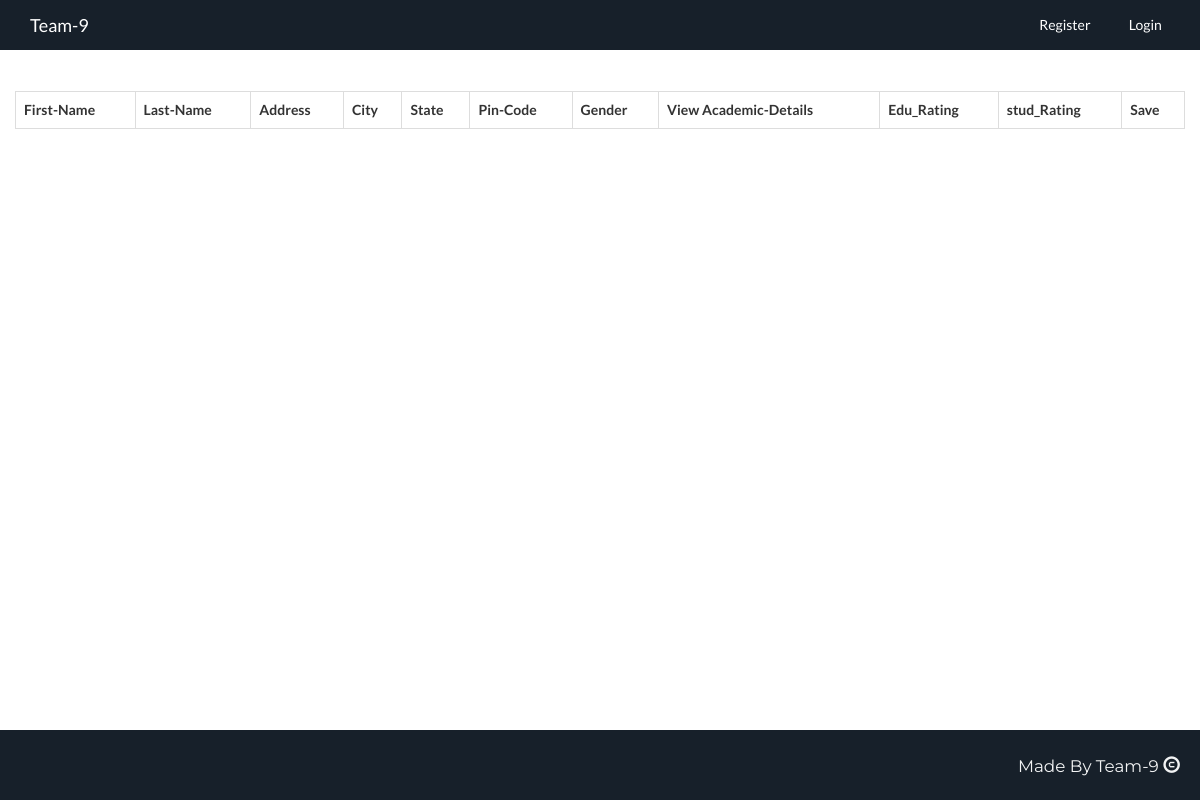
Before: /New/educommitee.php with the older database file.
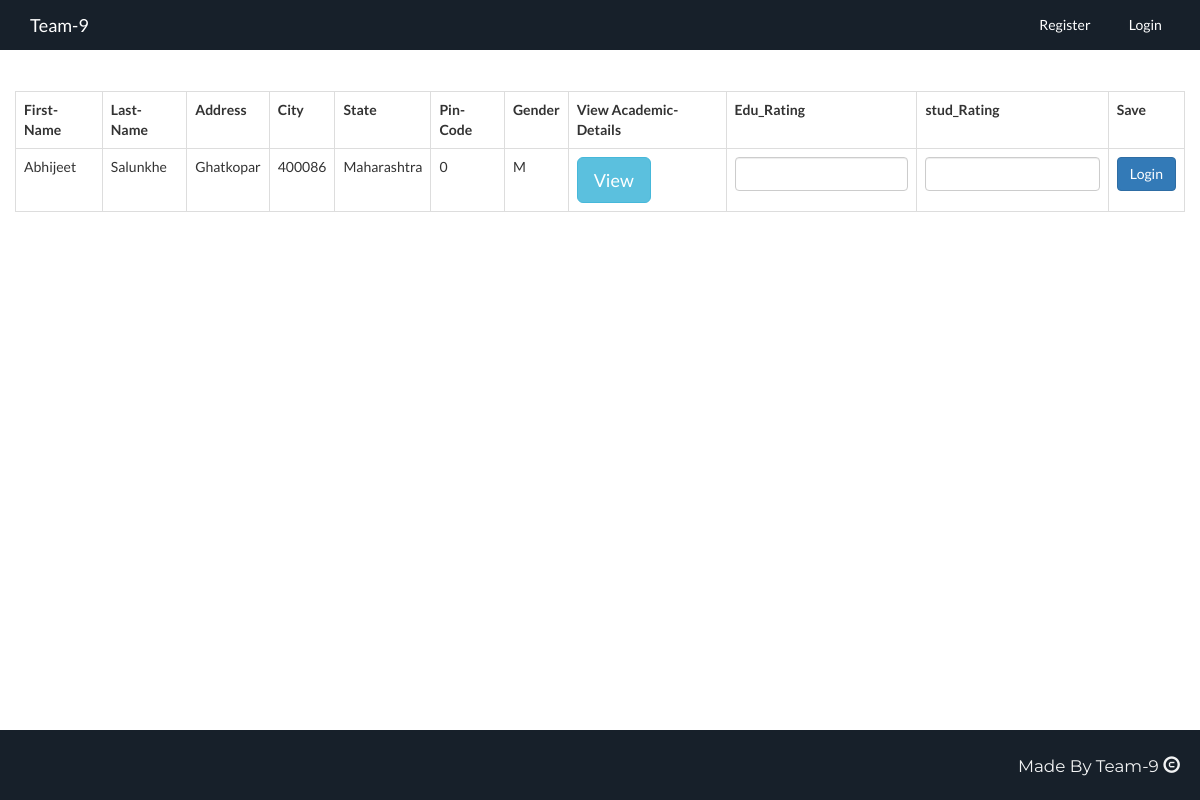
After: the same page with the newer database file.
### tables this page shows
CREATE TABLE `stud_personal_info` (
  `stud_id` int(11) NOT NULL,
  `stud_fname` varchar(30) NOT NULL,
  `stud_mname` varchar(30) NOT NULL,
  `stud_lname` varchar(30) NOT NULL,
  `stud_address` varchar(100) NOT NULL,
  `stud_city` varchar(30) NOT NULL,
  `stud_state` varchar(40) NOT NULL,
  `stud_pincode` int(11) NOT NULL,
  `stud_gender` varchar(1) NOT NULL,
  `stud_caste` varchar(30) NOT NULL,
  `stud_category` varchar(30) NOT NULL,
  `stud_dob` date NOT NULL,
  `stud_mothername` varchar(30) NOT NULL,
  `stud_fathername` varchar(30) NOT NULL,
  `stud_status` int(10) NOT NULL
);

### New/users.php (called while the page is built, shortened)
<?php
function logged_in(){
	return(isset($_SESSION['id'])) ? true : false;
}
?>

### New/educommitee.php (the view, shortened to what this page needs)
<?php
include_once 'header.php';
include_once 'init.php';
?>
<div class="login">
 <div class="col-sm-1"></div>
	  <div class="col-sm-12">
  <?php
 	$PD=" SELECT * FROM `stud_personal_info`";
    if ($PD_query_run=mysqli_query($con,$PD) )
    {
        echo '<table class="table table-bordered">';
		echo '<tr>';
		echo '<th>First-Name</th>';
		echo '<th>Last-Name</th>';
		echo '<th>Address</th>';
		echo '<th>City</th>';
		echo '<th>State</th>';
		echo '<th>Pin-Code </th>';
		echo '<th>Gender </th>';
		echo '<th>View Academic-Details </th>';
		echo '<th>Edu_Rating</th>';
		echo '<th>stud_Rating</th>';
		echo '<th>Save</th>';
		echo '</tr>';
			while ($query_execute=mysqli_fetch_assoc($PD_query_run))
			{
				echo '<tr>';
							echo '<td>'.$query_execute['stud_fname'].'</td>';
							echo '<td>'.$query_execute['stud_lname'].'</td>';
							echo '<td>'.$query_execute['stud_address'].'</td>';
							echo '<td>'.$query_execute['stud_city'].'</td>';
							echo '<td>'.$query_execute['stud_state'].'</td>';
							echo '<td>'.$query_execute['stud_pincode'].'</td>';
							echo '<td>'.$query_execute['stud_gender'].'</td>';
							echo '<td><button type="button" class="btn btn-info btn-lg" data-toggle="modal" data-target="#mymodal">View</button></a></td>';
							echo '<form name="reg" method="get" action="saved.php">';
							echo '<td><input type="text" class="form-control" name="ER"></td>';
							echo '<td><input type="text" class="form-control" name="SR"></td>';
							echo '<td> <input type="submit" class="btn btn-primary" value="Login"></td>';
				echo '</tr>';
			}
	}
		echo '</table>';
  ?>
</div>
   <div class="col-sm-1"></div>
</div>
<?php
include_once 'footer.php';
?>

### New/header.php (shortened to what this page needs)
<!DOCTYPE html>
<html lang="en">
<head>
  <link rel="stylesheet" href="Bootstrap/css/bootstrap.min.css">
</head>
<nav class="navbar navbar-default navbar-fixed-top">
  <div class="container">
    <div class="navbar-header">
      <a class="navbar-brand" href="index.php">Team-9</a>
    </div>
    <div class="collapse navbar-collapse" id="myNavbar">
      <ul class="nav navbar-nav navbar-right">
        <?php
        if(logged_in()===true)
        {
        echo '<li><a href="log.php">Pannel &nbsp;&nbsp;</a></li>';
        echo '<li><a href="logout.php">Logout &nbsp;&nbsp;</a></li>';
        }
        else
        {
       echo '<li><a href="student_register.php">Register &nbsp;&nbsp;</a></li>
                        <li><a href="login.php">Login &nbsp;&nbsp;</a></li>';
        }
        ?>
      </ul>
    </div>
  </div>
</nav>
<body>

### New/footer.php
<div class="footer navbar-fixed-bottom text-right">
   <p>Made By Team-9  <span class="glyphicon glyphicon-copyright-mark"></span></p>
</div>
</body>
</html>

### New/header.php (style rules this page uses)
.navbar { background-color: #17202A; border: 0; border-radius: 0; margin-top: 0px; overflow: hidden; }
.nav.navbar-nav.navbar-right li a { color: #ffffff; }
.navbar-default a.navbar-brand { color: #ffffff; }
.footer { height: 70px; background-color: #17202A; color: #F2F3F4; padding-top: 25px; font-size: 120%; font-family: Montserrat, sans-serif; padding-left: 20px; padding-right: 20px; }
.login { height: auto; border: 0; border-radius: 0; margin-top: 0px; margin-bottom: 0px; padding-top: 70px; padding-bottom: 55px; overflow: auto; }
* { box-sizing: border-box }
body { font-family: "Lato", sans-serif; }

Changed rows visible on the page:
added stud_personal_info: stud_fname "Abhijeet", stud_lname "Salunkhe", stud_address "Ghatkopar", stud_city "400086", stud_state "Maharashtra", stud_pincode "0", stud_gender "M"
